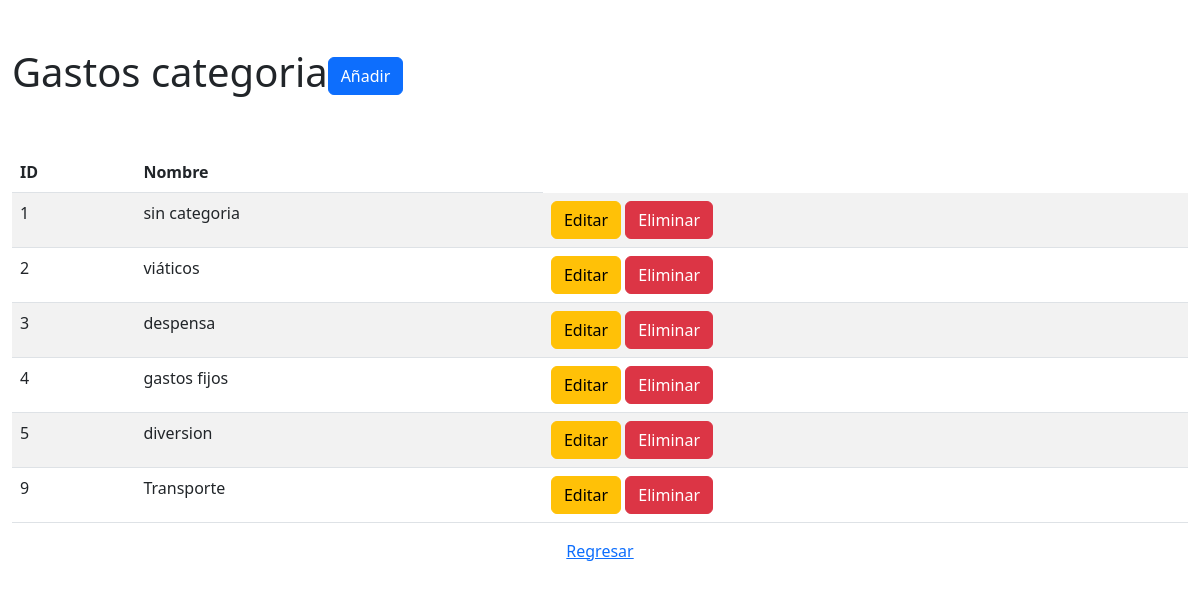
Screenshot of /gastos_categoria/index.php with the database file from the repository.
### tables this page shows
CREATE TABLE `gastos_categoria` (
  `id` int(11) NOT NULL,
  `nombre` varchar(255) NOT NULL
);

### gastos_categoria/index.php (the view, shortened to what this page needs)
<?php
require_once('../config/config.php');
$query = "SELECT * FROM gastos_categoria";
$result = $conexion->query($query);
?>
<!DOCTYPE html>
<html lang="en">
<head>
    <link href="https://cdn.jsdelivr.net/npm/bootstrap@5.2.2/dist/css/bootstrap.min.css" rel="stylesheet"
>
</head>
<body>
    <div class="container-fluid">
        <div class="row mt-5">
            <div class="col">
                <h1>Gastos categoria<a href="form_insert.php" class="btn btn-primary">Añadir</a></h1>
            </div>
        </div>
        <div class="row mt-5">
            <div class="col">
                <table class="table table-striped table-hover">
                    <thead>
                        <tr>
                            <th>ID</th>
                            <th>Nombre</th>
                        </tr>
                    </thead>
                    <tbody>
                        <?php
                        while($row = $result->fetch_assoc()){
                        ?>
                        <tr>
                            <td><?php echo $row['id']?></td>
                            <td><?php echo $row['nombre']?></td>
                            <td>
                                <a href="form_update.php?id=<?php echo $row['id']?>" class="btn btn-warning">Editar</a>
                                <a href="delete_gc.php?id=<?php echo $row['id']?>" class="btn btn-danger">Eliminar</a>
                            </td>
                        </tr>
                        <?php
                        }
                        ?>
                    </tbody>
                </table>
            </div>
            <div class="text-center">
                <a href="../bienvenido.php">Regresar</a>
        </div>
</body>
</html>

### rows the page displays
gastos_categoria: id "1", nombre "sin categoria"
gastos_categoria: id "2", nombre "viáticos"
gastos_categoria: id "3", nombre "despensa"
gastos_categoria: id "4", nombre "gastos fijos"
gastos_categoria: id "5", nombre "diversion"
gastos_categoria: id "9", nombre "Transporte"
